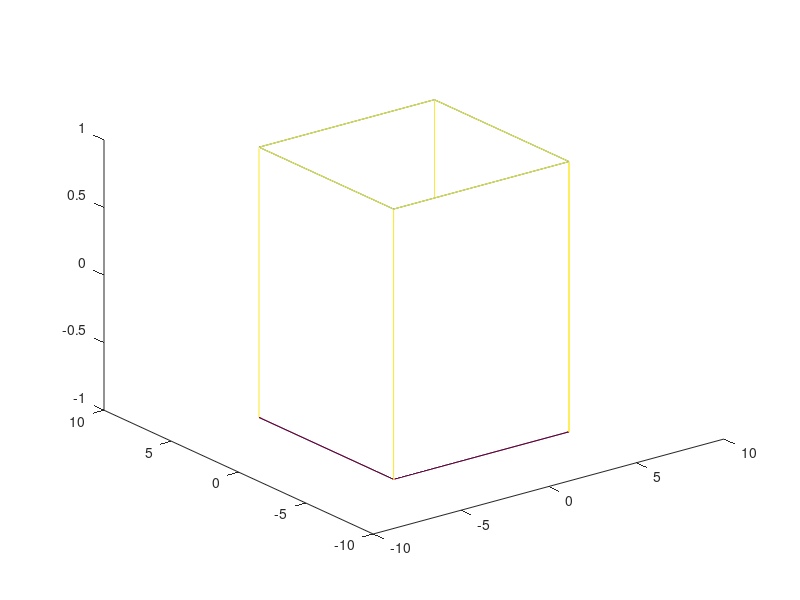

Here is the MATLAB script that generated this plot:
close all
clear
clc

x = [5 5 -5 -5 5];
y = [-5 5 5 -5 -5];
z1 = ones(1,length(x));

plot3(x,y,z1)

hold on

z2 = z1 - 2;

plot3(x,y,z2)

xx = [x;x];
yy = [y;y];
zz = [z1;z2]; %%%Concatenate my vectors together to make matrices

mesh(xx,yy,zz)



axis([-10 10 -10 10])
